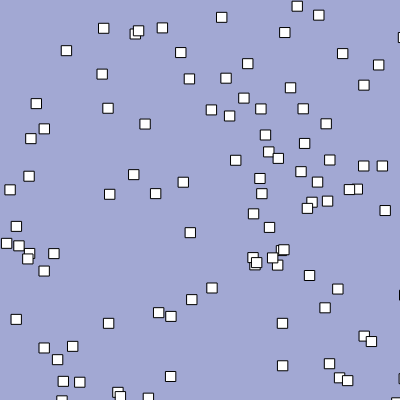
Frame 1 (no input)
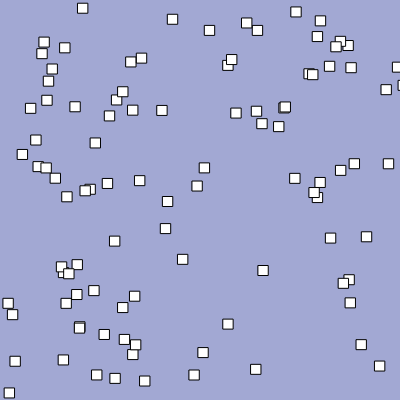
Frame 60 (no input)
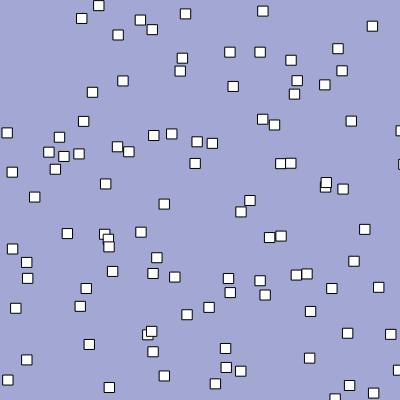
Frame 120 (the mouse pressed at the canvas centre since frame 60)

The p5.js sketch that drew these frames (run headless with seeded random() and noise() and a simulated clock; from frame 60 on, the mouse is pressed at the canvas centre):

// p5.js sketch
// ── sketch.js
function setup() {
  createCanvas(400, 400);
}

function draw() {
  background('#a2a8d3');
 
  for(i=0;i<100;i++){
  
    rect(random(400),random(400),10,10);
  }
}
